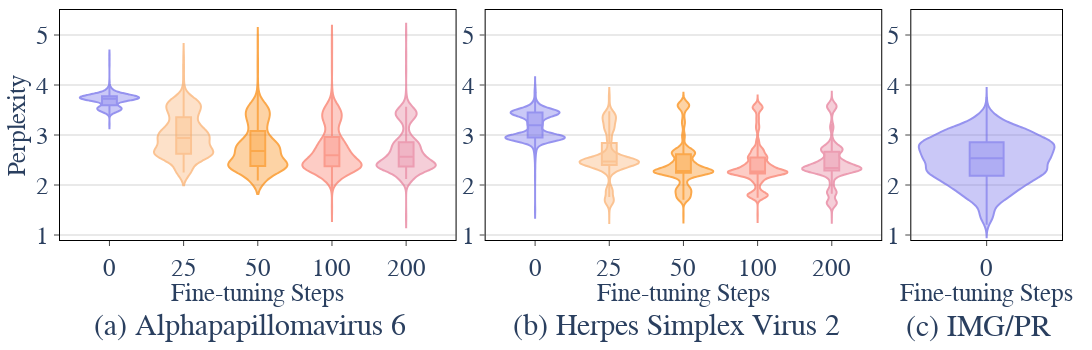

Here is the notebook cell this chart was saved with:
### Markdown cell above
# Plot Perplexity distribution for Inter-species generalization

### Code cell
import pandas as pd
import plotly.express as px
import plotly.graph_objects as go
from plotly.subplots import make_subplots
import numpy as np
from pathlib import Path

# Define base directories
alphapapillomavirus_dir = Path("/workspaces/BioRiskEval/attack/analysis/ppl_results/ncbi_downloads_alphapapillomavirus_6")
simplexvirus_dir = Path("/workspaces/BioRiskEval/attack/analysis/ppl_results/ncbi_downloads_simplexvirus_human_alpha2")
imgpr_dir = Path("/workspaces/BioRiskEval/attack/analysis/ppl_results/imgpr")

# Define consistent colors for traces
# trace_colors = {
#     '0': '#3498db',  # blue
#     '25': '#e74c3c',  # red
#     '50': '#2ecc71',  # green
#     '100': '#f39c12',  # orange
#     '200': '#9b59b6', # purple
# }

trace_colors = {
    "0": "#6a66e9",
    "25": "#faab66",
    "50": "#fa8400",
    "100": "#f9715d",
    "200": "#e47492"
}

# Function to load and process CSV files
def load_perplexity_data(csv_files_dict, base_dir):
    perplexity_results = []
    stats_summary = []
    
    for trace_name, csv_file in csv_files_dict.items():
        file_path = base_dir / csv_file
        if not file_path.exists():
            print(f"Warning: File not found - {file_path}")
            continue
            
        df = pd.read_csv(file_path)
        perplexity_values = df['perplexity'].values
        
        # Add all perplexity values with their trace name
        for ppl in perplexity_values:
            perplexity_results.append({
                'trace': trace_name,
                'perplexity': ppl
            })
        
        # Calculate statistics
        stats = {
            'Model': trace_name,
            'Count': len(perplexity_values),
            'Mean': np.mean(perplexity_values),
            'Median': np.median(perplexity_values),
            'Std': np.std(perplexity_values),
            'Min': np.min(perplexity_values),
            'Max': np.max(perplexity_values),
            'Q1': np.percentile(perplexity_values, 25),
            'Q3': np.percentile(perplexity_values, 75)
        }
        stats_summary.append(stats)
        
        print(f"Loaded {trace_name}: {len(df)} samples")
        print(f"  - Mean: {stats['Mean']:.4f}, Median: {stats['Median']:.4f}")
        print(f"  - Range: [{stats['Min']:.4f}, {stats['Max']:.4f}]")
        print()
    
    return pd.DataFrame(perplexity_results), stats_summary

# Load data for alphapapillomavirus
print("Loading Alphapapillomavirus data...")
alphapapillomavirus_files = {
    "0": "evo2_7b_1m/ppl_results_merged_nemo2_evo2_7b_1m.csv",
    "25": "evo2_7b_1m_25_alphapapillomavirus_exclude6/ppl_results_merged_epoch=0-step=24-consumed_samples=200.csv",
    "50": "evo2_7b_1m_50_alphapapillomavirus_exclude6/ppl_results_merged_epoch=0-step=49-consumed_samples=400.csv",
    "100": "evo2_7b_1m_100_alphapapillomavirus_exclude6/ppl_results_merged_epoch=0-step=99-consumed_samples=800.csv",
    "200": "evo2_7b_1m_200_alphapapillomavirus_exclude6/ppl_results_merged_epoch=0-step=199-consumed_samples=1600.csv",
    "500": "evo2_7b_1m_500_alphapapillomavirus_exclude6/ppl_results_merged_epoch=0-step=499-consumed_samples=4000.csv",
    # "1000": "evo2_7b_1m_1000_alphapapillomavirus_exclude6/ppl_results_merged_epoch=0-step=999-consumed_samples=8000.csv",
}
df_alphapapillomavirus, stats_alpha = load_perplexity_data(alphapapillomavirus_files, alphapapillomavirus_dir)

# Load data for simplexvirus (only has 0, 100, 200)
print("\nLoading Simplexvirus data...")
simplexvirus_files = {
    "0": "evo2_7b_1m/ppl_results_merged_nemo2_evo2_7b_1m.csv",
    "25": "evo2_7b_1m_25_simplexvirus_exclude_human_alpha2/ppl_results_merged_epoch=0-step=24-consumed_samples=200.csv",
    "50": "evo2_7b_1m_50_simplexvirus_exclude_human_alpha2/ppl_results_merged_epoch=0-step=49-consumed_samples=400.csv",
    "100": "evo2_7b_1m_100_simplexvirus_exclude_human_alpha2/ppl_results_merged_epoch=0-step=99-consumed_samples=800.csv",
    "200": "evo2_7b_1m_200_simplexvirus_exclude_human_alpha2/ppl_results_merged_epoch=0-step=199-consumed_samples=1600.csv",
}
df_simplexvirus, stats_simplex = load_perplexity_data(simplexvirus_files, simplexvirus_dir)

# Load data for IMGPR 0
print("\nLoading IMGPR baseline data...")
imgpr_files = {
    "0": "evo2_7b_1m/ppl_results_imgpr_len_200000_sampled_5000_nemo2_evo2_7b_1m.csv"
}
df_imgpr, stats_imgpr = load_perplexity_data(imgpr_files, imgpr_dir)

# Create subplots with column widths (without titles - we'll add them as annotations at the bottom)
fig = make_subplots(
    rows=1, cols=3,
    column_widths=[0.42, 0.42, 0.16],
    horizontal_spacing=0.03
)

# Function to create violin plots using px.violin
def create_violin_plots(df, col, trace_order, showlegend=False):
    # Filter data to include only the traces we want
    filtered_df = df[df['trace'].isin(trace_order)].copy()
    
    # Create categorical ordering
    filtered_df['trace'] = pd.Categorical(filtered_df['trace'], categories=trace_order, ordered=True)
    
    # Create violin plot using px
    violin_fig = px.violin(
        filtered_df,
        x='trace',
        y='perplexity',
        box=True,
        points=False,  # Don't show individual points
        color='trace',
        color_discrete_map=trace_colors,
        category_orders={'trace': trace_order}
    )
    
    # Update traces
    violin_fig.update_traces(
        showlegend=showlegend,
        opacity=0.7,
        width=0.8,
        scalemode='width'
    )
    
    # Add traces to main figure
    for trace in violin_fig.data:
        fig.add_trace(trace, row=1, col=col)

# Add traces for each subplot
print("\nCreating violin plots...")

# Subplot 1: Alphapapillomavirus
trace_order_alpha = ["0","25", "50", "100", "200"]
create_violin_plots(df_alphapapillomavirus, 1, trace_order_alpha, showlegend=False)

# Subplot 2: Simplexvirus
trace_order_simplex = ["0", "25", "50", "100", "200"]
create_violin_plots(df_simplexvirus, 2, trace_order_simplex, showlegend=False)

# Subplot 3: IMGPR
create_violin_plots(df_imgpr, 3, ["0"], showlegend=False)

# Update layout
fig.update_layout(
    template="plotly_white",
    width=1600,
    height=350,  # Increased height to accommodate bottom titles
    font=dict(size=12),
    showlegend=False,  # Hide legend since we're showing labels on x-axis
    plot_bgcolor='white',
    margin=dict(t=10, b=110, l=60, r=30)  # Increased bottom margin for titles
)

# Add subplot titles as annotations at the bottom
# Title for subplot 1 (Alphapapillomavirus)
fig.add_annotation(
    text="(a) Alphapapillomavirus 6",
    xref="paper", yref="paper",
    x=0.19,  # Center of first subplot
    y=-0.45,  # Below the plot
    showarrow=False,
    font=dict(family="Times New Roman, serif", size=30),
    xanchor="center"
)

# Title for subplot 2 (Simplexvirus)
fig.add_annotation(
    text="(b) Herpes Simplex Virus 2",
    xref="paper", yref="paper",
    x=0.615,  # Center of second subplot
    y=-0.45,  # Below the plot
    showarrow=False,
    font=dict(family="Times New Roman, serif", size=30),
    xanchor="center"
)

# Title for subplot 3 (IMGPR)
fig.add_annotation(
    text="(c) IMG/PR",
    xref="paper", yref="paper",
    x=0.917,  # Center of third subplot
    y=-0.45,  # Below the plot
    showarrow=False,
    font=dict(family="Times New Roman, serif", size=30),
    xanchor="center"
)

# Update axes for all subplots
y_min = 1.0  # Set minimum to 1.0 since perplexity cannot be less than 1
y_max = 5.5

for i in range(1, 4):
    # Update x-axes
    fig.update_xaxes(
        title_text="Fine-tuning Steps",
        showticklabels=True,  # Show tick labels with step numbers
        showline=True,
        linecolor='black',
        mirror=True,
        ticks='outside',
        tickangle=0,  # Keep labels horizontal
        tickfont=dict(size=25, family="Arial"),  # Set font size for x-axis labels
        title_font=dict(size=25, family="Arial"),  # Set font size for x-axis title
        row=1,
        col=i,
        title_standoff=0
    )
    
    # Update y-axes
    fig.update_yaxes(
        range=[y_min, y_max],
        gridcolor='lightgrey',
        zerolinecolor='lightgrey',
        mirror=True,
        ticks='outside',
        showline=True,
        linecolor='black',
        title_text="Perplexity" if i == 1 else "",
        row=1,
        col=i,
        tickfont=dict(size=25, family="Arial"),
        title_font=dict(size=25, family="Arial"),
        title_standoff=3
    )

# Show the plot
fig.show()

# Save outputs
out_file_svg = "ppl_violin_interspecies.svg"   
out_file_pdf = "ppl_violin_interspecies.pdf"

fig.write_image(out_file_svg)

# convert svg to pdf
import subprocess
subprocess.run(["inkscape", out_file_svg, "--export-pdf=" + out_file_pdf])

print(f"\nPlots saved as:")
print(f"  - {out_file_pdf}")

# Display statistics summary
print("\n" + "="*80)
print("Statistical Summary - Alphapapillomavirus:")
print("="*80)
stats_df_alpha = pd.DataFrame(stats_alpha)
print(stats_df_alpha.to_string(index=False, float_format=lambda x: f'{x:.4f}'))

print("\n" + "="*80)
print("Statistical Summary - Simplexvirus:")
print("="*80)
stats_df_simplex = pd.DataFrame(stats_simplex)
print(stats_df_simplex.to_string(index=False, float_format=lambda x: f'{x:.4f}'))

print("\n" + "="*80)
print("Statistical Summary - IMGPR:")
print("="*80)
stats_df_imgpr = pd.DataFrame(stats_imgpr)
# print(stats_df_imgpr.to_string(index=False, float_format=lambda x: f'{x:.4f})

### Figure 1 — Plotly figure (JSON) as saved in the notebook; plotly's stock layout.template omitted (floating-point values rounded to 4 significant figures; data arrays with more than 128 entries replaced by an {"elided": "..."} marker saying what was removed)
{"data": [{"alignmentgroup": "True", "box": {"visible": true}, "hovertemplate": "trace=%{x}<br>perplexity=%{y}<extra></extra>", "legendgroup": "0", "marker": {"color": "#6a66e9"}, "name": "0", "offsetgroup": "0", "opacity": 0.7, "orientation": "v", "points": false, "scalegroup": "True", "scalemode": "width", "showlegend": false, "type": "violin", "width": 0.8, "x": {"elided": "569 str values"}, "x0": " ", "xaxis": "x", "y": {"elided": "569 float values"}, "y0": " ", "yaxis": "y"}, {"alignmentgroup": "True", "box": {"visible": true}, "hovertemplate": "trace=%{x}<br>perplexity=%{y}<extra></extra>", "legendgroup": "25", "marker": {"color": "#faab66"}, "name": "25", "offsetgroup": "25", "opacity": 0.7, "orientation": "v", "points": false, "scalegroup": "True", "scalemode": "width", "showlegend": false, "type": "violin", "width": 0.8, "x": {"elided": "569 str values"}, "x0": " ", "xaxis": "x", "y": {"elided": "569 float values"}, "y0": " ", "yaxis": "y"}, {"alignmentgroup": "True", "box": {"visible": true}, "hovertemplate": "trace=%{x}<br>perplexity=%{y}<extra></extra>", "legendgroup": "50", "marker": {"color": "#fa8400"}, "name": "50", "offsetgroup": "50", "opacity": 0.7, "orientation": "v", "points": false, "scalegroup": "True", "scalemode": "width", "showlegend": false, "type": "violin", "width": 0.8, "x": {"elided": "569 str values"}, "x0": " ", "xaxis": "x", "y": {"elided": "569 float values"}, "y0": " ", "yaxis": "y"}, {"alignmentgroup": "True", "box": {"visible": true}, "hovertemplate": "trace=%{x}<br>perplexity=%{y}<extra></extra>", "legendgroup": "100", "marker": {"color": "#f9715d"}, "name": "100", "offsetgroup": "100", "opacity": 0.7, "orientation": "v", "points": false, "scalegroup": "True", "scalemode": "width", "showlegend": false, "type": "violin", "width": 0.8, "x": {"elided": "569 str values"}, "x0": " ", "xaxis": "x", "y": {"elided": "569 float values"}, "y0": " ", "yaxis": "y"}, {"alignmentgroup": "True", "box": {"visible": true}, "hovertemplate": "trace=%{x}<br>perplexity=%{y}<extra></extra>", "legendgroup": "200", "marker": {"color": "#e47492"}, "name": "200", "offsetgroup": "200", "opacity": 0.7, "orientation": "v", "points": false, "scalegroup": "True", "scalemode": "width", "showlegend": false, "type": "violin", "width": 0.8, "x": {"elided": "569 str values"}, "x0": " ", "xaxis": "x", "y": {"elided": "569 float values"}, "y0": " ", "yaxis": "y"}, {"alignmentgroup": "True", "box": {"visible": true}, "hovertemplate": "trace=%{x}<br>perplexity=%{y}<extra></extra>", "legendgroup": "0", "marker": {"color": "#6a66e9"}, "name": "0", "offsetgroup": "0", "opacity": 0.7, "orientation": "v", "points": false, "scalegroup": "True", "scalemode": "width", "showlegend": false, "type": "violin", "width": 0.8, "x": {"elided": "1287 str values"}, "x0": " ", "xaxis": "x2", "y": {"elided": "1287 float values"}, "y0": " ", "yaxis": "y2"}, {"alignmentgroup": "True", "box": {"visible": true}, "hovertemplate": "trace=%{x}<br>perplexity=%{y}<extra></extra>", "legendgroup": "25", "marker": {"color": "#faab66"}, "name": "25", "offsetgroup": "25", "opacity": 0.7, "orientation": "v", "points": false, "scalegroup": "True", "scalemode": "width", "showlegend": false, "type": "violin", "width": 0.8, "x": {"elided": "1287 str values"}, "x0": " ", "xaxis": "x2", "y": {"elided": "1287 float values"}, "y0": " ", "yaxis": "y2"}, {"alignmentgroup": "True", "box": {"visible": true}, "hovertemplate": "trace=%{x}<br>perplexity=%{y}<extra></extra>", "legendgroup": "50", "marker": {"color": "#fa8400"}, "name": "50", "offsetgroup": "50", "opacity": 0.7, "orientation": "v", "points": false, "scalegroup": "True", "scalemode": "width", "showlegend": false, "type": "violin", "width": 0.8, "x": {"elided": "1287 str values"}, "x0": " ", "xaxis": "x2", "y": {"elided": "1287 float values"}, "y0": " ", "yaxis": "y2"}, {"alignmentgroup": "True", "box": {"visible": true}, "hovertemplate": "trace=%{x}<br>perplexity=%{y}<extra></extra>", "legendgroup": "100", "marker": {"color": "#f9715d"}, "name": "100", "offsetgroup": "100", "opacity": 0.7, "orientation": "v", "points": false, "scalegroup": "True", "scalemode": "width", "showlegend": false, "type": "violin", "width": 0.8, "x": {"elided": "1287 str values"}, "x0": " ", "xaxis": "x2", "y": {"elided": "1287 float values"}, "y0": " ", "yaxis": "y2"}, {"alignmentgroup": "True", "box": {"visible": true}, "hovertemplate": "trace=%{x}<br>perplexity=%{y}<extra></extra>", "legendgroup": "200", "marker": {"color": "#e47492"}, "name": "200", "offsetgroup": "200", "opacity": 0.7, "orientation": "v", "points": false, "scalegroup": "True", "scalemode": "width", "showlegend": false, "type": "violin", "width": 0.8, "x": {"elided": "1287 str values"}, "x0": " ", "xaxis": "x2", "y": {"elided": "1287 float values"}, "y0": " ", "yaxis": "y2"}, {"alignmentgroup": "True", "box": {"visible": true}, "hovertemplate": "trace=%{x}<br>perplexity=%{y}<extra></extra>", "legendgroup": "0", "marker": {"color": "#6a66e9"}, "name": "0", "offsetgroup": "0", "opacity": 0.7, "orientation": "v", "points": false, "scalegroup": "True", "scalemode": "width", "showlegend": false, "type": "violin", "width": 0.8, "x": {"elided": "5000 str values"}, "x0": " ", "xaxis": "x3", "y": {"elided": "5000 float values"}, "y0": " ", "yaxis": "y3"}], "layout": {"annotations": [{"font": {"family": "Times New Roman, serif", "size": 30}, "showarrow": false, "text": "(a) Alphapapillomavirus 6", "x": 0.19, "xanchor": "center", "xref": "paper", "y": -0.45, "yref": "paper"}, {"font": {"family": "Times New Roman, serif", "size": 30}, "showarrow": false, "text": "(b) Herpes Simplex Virus 2", "x": 0.615, "xanchor": "center", "xref": "paper", "y": -0.45, "yref": "paper"}, {"font": {"family": "Times New Roman, serif", "size": 30}, "showarrow": false, "text": "(c) IMG/PR", "x": 0.917, "xanchor": "center", "xref": "paper", "y": -0.45, "yref": "paper"}], "font": {"size": 12}, "height": 350, "margin": {"b": 110, "l": 60, "r": 30, "t": 10}, "plot_bgcolor": "white", "showlegend": false, "width": 1600, "xaxis": {"anchor": "y", "domain": [0, 0.3948], "linecolor": "black", "mirror": true, "showline": true, "showticklabels": true, "tickangle": 0, "tickfont": {"family": "Arial", "size": 25}, "ticks": "outside", "title": {"font": {"family": "Arial", "size": 25}, "standoff": 0, "text": "Fine-tuning Steps"}}, "xaxis2": {"anchor": "y2", "domain": [0.4248, 0.8196], "linecolor": "black", "mirror": true, "showline": true, "showticklabels": true, "tickangle": 0, "tickfont": {"family": "Arial", "size": 25}, "ticks": "outside", "title": {"font": {"family": "Arial", "size": 25}, "standoff": 0, "text": "Fine-tuning Steps"}}, "xaxis3": {"anchor": "y3", "domain": [0.8496, 1.0], "linecolor": "black", "mirror": true, "showline": true, "showticklabels": true, "tickangle": 0, "tickfont": {"family": "Arial", "size": 25}, "ticks": "outside", "title": {"font": {"family": "Arial", "size": 25}, "standoff": 0, "text": "Fine-tuning Steps"}}, "yaxis": {"anchor": "x", "domain": [0, 1], "gridcolor": "lightgrey", "linecolor": "black", "mirror": true, "range": [0.9, 5.5], "showline": true, "tickfont": {"family": "Arial", "size": 25}, "ticks": "outside", "title": {"font": {"family": "Arial", "size": 25}, "standoff": 3, "text": "Perplexity"}, "zerolinecolor": "lightgrey"}, "yaxis2": {"anchor": "x2", "domain": [0, 1], "gridcolor": "lightgrey", "linecolor": "black", "mirror": true, "range": [0.9, 5.5], "showline": true, "tickfont": {"family": "Arial", "size": 25}, "ticks": "outside", "title": {"font": {"family": "Arial", "size": 25}, "standoff": 3, "text": ""}, "zerolinecolor": "lightgrey"}, "yaxis3": {"anchor": "x3", "domain": [0, 1], "gridcolor": "lightgrey", "linecolor": "black", "mirror": true, "range": [0.9, 5.5], "showline": true, "tickfont": {"family": "Arial", "size": 25}, "ticks": "outside", "title": {"font": {"family": "Arial", "size": 25}, "standoff": 3, "text": ""}, "zerolinecolor": "lightgrey"}}}
